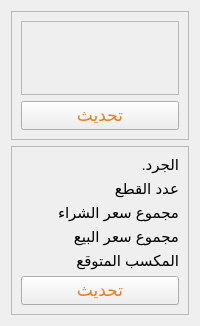
                      <widget class="QWidget" name="page_7">
                       <layout class="QVBoxLayout" name="verticalLayout_38">
                        <item>
                         <widget class="QFrame" name="frame_81">
                          <property name="frameShape">
                           <enum>QFrame::StyledPanel</enum>
                          </property>
                          <property name="frameShadow">
                           <enum>QFrame::Raised</enum>
                          </property>
                          <layout class="QVBoxLayout" name="verticalLayout_45">
                           <item>
                            <widget class="QScrollArea" name="scrollArea_9">
                             <property name="styleSheet">
                              <string notr="true">QScrollBar:vertical{
	border: none;
	background-color: rgb(181, 196, 232);
	width: 14px;	
	margin: 15px 0px 15px 0px;
	border-radius:0px;
}
QScrollBar::handle:vertical{
	background-color: rgb(145, 145, 145);
	min-height:30px;
	border-radius:7px;
}
QScrollBar::handle:vertical:hover{
	background-color: rgb(99, 99, 99);
}
QScrollBar::handle:vertical:pressed{
	background-color: rgb(0, 0, 0);
}
QScrollBar::sub-line:vertical{
	border:none;
	background-color: rgb(194, 194, 194);
	height:14px;
	border-top-left-radius: 6px;
	border-top-right-radius: 6px;
	subcontrol-position:top;
	subcontrol-origin:margin;
}
QScrollBar::sub-line:vertical:hover{
background-color: rgb(134, 134, 134);
}
QScrollBar::sub-line:vertical:pressed{
	background-color: rgb(1, 13, 89);
}
QScrollBar::add-line:vertical{

	border:none;
	background-color: rgb(194, 194, 194);
	height:14px;
	border-bottom-left-radius: 6px;
	border-bottom-right-radius: 6px;
	subcontrol-position:bottom;
	subcontrol-origin:margin;
}

QScrollBar::add-line:vertical:hover{
background-color: rgb(134, 134, 134);
}
QScrollBar::add-line:vertical:pressed{
	background-color: rgb(1, 13, 89);
}
QScrollBar::up-arrow::vertical, QScrollBar::down-arrow:vertical{
	border:none
}
QScrollBar::add-page::vertical, QScrollBar::sub-page:vertical{
	border:none
}
</string>
                             </property>
                             <property name="widgetResizable">
                              <bool>true</bool>
                             </property>
                             <widget class="QWidget" name="scrollAreaWidgetContents_10">
                              <property name="geometry">
                               <rect>
                                <x>0</x>
                                <y>0</y>
                                <width>214</width>
                                <height>450</height>
                               </rect>
                              </property>
                              <layout class="QVBoxLayout" name="verticalLayout_44"/>
                             </widget>
                            </widget>
                           </item>
                           <item>
                            <widget class="QPushButton" name="pushButton_13">
                             <property name="maximumSize">
                              <size>
                               <width>16777215</width>
                               <height>30</height>
                              </size>
                             </property>
                             <property name="font">
                              <font>
                               <pointsize>13</pointsize>
                              </font>
                             </property>
                             <property name="cursor">
                              <cursorShape>PointingHandCursor</cursorShape>
                             </property>
                             <property name="styleSheet">
                              <string notr="true">color: rgb(230, 126, 34);</string>
                             </property>
                             <property name="text">
                              <string>تحديث</string>
                             </property>
                            </widget>
                           </item>
                          </layout>
                         </widget>
                        </item>
                        <item>
                         <widget class="QFrame" name="frame_82">
                          <property name="maximumSize">
                           <size>
                            <width>16777215</width>
                            <height>250</height>
                           </size>
                          </property>
                          <property name="font">
                           <font>
                            <pointsize>10</pointsize>
                           </font>
                          </property>
                          <property name="frameShape">
                           <enum>QFrame::StyledPanel</enum>
                          </property>
                          <property name="frameShadow">
                           <enum>QFrame::Raised</enum>
                          </property>
                          <layout class="QGridLayout" name="gridLayout_20">
                           <item row="1" column="2">
                            <widget class="QLabel" name="label_83">
                             <property name="font">
                              <font>
                               <pointsize>11</pointsize>
                              </font>
                             </property>
                             <property name="text">
                              <string>عدد القطع</string>
                             </property>
                            </widget>
                           </item>
                           <item row="0" column="2">
                            <widget class="QLabel" name="label_85">
                             <property name="font">
                              <font>
                               <pointsize>11</pointsize>
                              </font>
                             </property>
                             <property name="cursor">
                              <cursorShape>ArrowCursor</cursorShape>
                             </property>
                             <property name="text">
                              <string>الجرد.</string>
                             </property>
                            </widget>
                           </item>
                           <item row="2" column="1">
                            <widget class="QLabel" name="label_82">
                             <property name="font">
                              <font>
                               <pointsize>11</pointsize>
                              </font>
                             </property>
                             <property name="text">
                              <string/>
                             </property>
                            </widget>
                           </item>
                           <item row="4" column="1">
                            <widget class="QLabel" name="label_54">
                             <property name="font">
                              <font>
                               <pointsize>11</pointsize>
                              </font>
                             </property>
                             <property name="text">
                              <string/>
                             </property>
                            </widget>
                           </item>
                           <item row="4" column="2">
                            <widget class="QLabel" name="label_55">
                             <property name="font">
                              <font>
                               <pointsize>11</pointsize>
                              </font>
                             </property>
                             <property name="text">
                              <string>المكسب المتوقع</string>
                             </property>
                            </widget>
                           </item>
                           <item row="2" column="2">
                            <widget class="QLabel" name="label_81">
                             <property name="font">
                              <font>
                               <pointsize>11</pointsize>
                              </font>
                             </property>
                             <property name="text">
                              <string>مجموع سعر الشراء</string>
                             </property>
                            </widget>
                           </item>
                           <item row="3" column="2">
                            <widget class="QLabel" name="label_75">
                             <property name="font">
                              <font>
                               <pointsize>11</pointsize>
                              </font>
                             </property>
                             <property name="text">
                              <string>مجموع سعر البيع</string>
                             </property>
                            </widget>
                           </item>
                           <item row="3" column="1">
                            <widget class="QLabel" name="label_80">
                             <property name="font">
                              <font>
                               <pointsize>11</pointsize>
                              </font>
                             </property>
                             <property name="text">
                              <string/>
                             </property>
                            </widget>
                           </item>
                           <item row="1" column="1">
                            <widget class="QLabel" name="label_84">
                             <property name="font">
                              <font>
                               <pointsize>11</pointsize>
                              </font>
                             </property>
                             <property name="text">
                              <string/>
                             </property>
                            </widget>
                           </item>
                           <item row="5" column="1" colspan="2">
                            <widget class="QPushButton" name="pushButton_11">
                             <property name="maximumSize">
                              <size>
                               <width>16777215</width>
                               <height>30</height>
                              </size>
                             </property>
                             <property name="font">
                              <font>
                               <pointsize>13</pointsize>
                              </font>
                             </property>
                             <property name="cursor">
                              <cursorShape>PointingHandCursor</cursorShape>
                             </property>
                             <property name="styleSheet">
                              <string notr="true">color: rgb(230, 126, 34);</string>
                             </property>
                             <property name="text">
                              <string>تحديث</string>
                             </property>
                            </widget>
                           </item>
                          </layout>
                         </widget>
                        </item>
                       </layout>
                      </widget>
